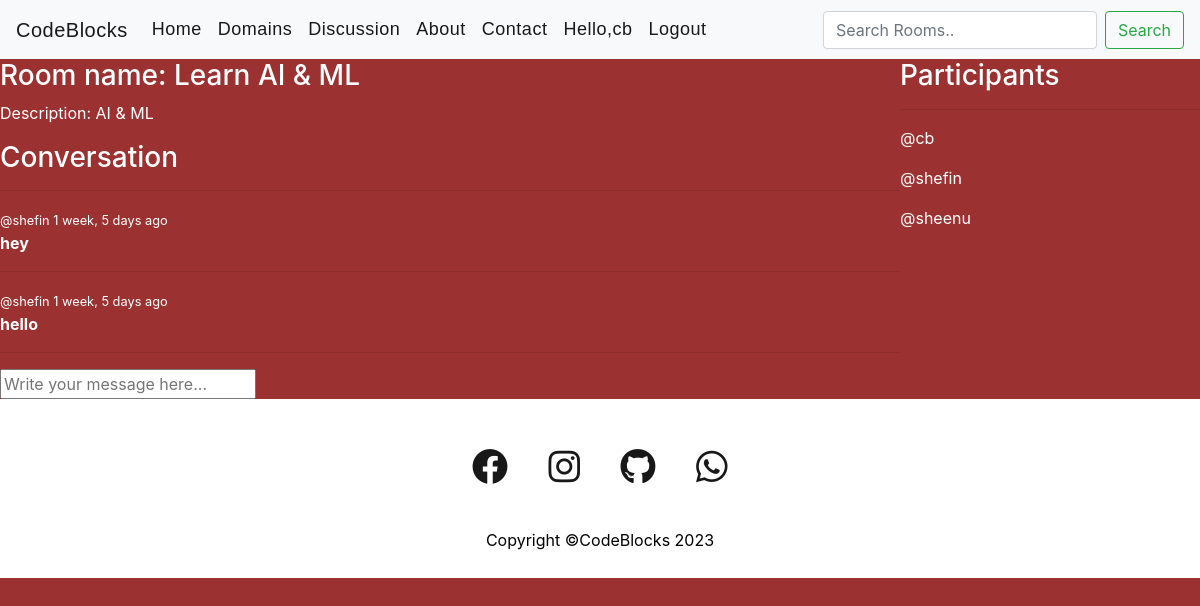
The app's page /room/7/ (signed in) with its own data.
### cbapp/models.py (models this page shows, shortened)
class Room(models.Model):
    host = models.ForeignKey(User,on_delete=models.SET_NULL,null=True)
    topic = models.ForeignKey(Topic,on_delete=models.SET_NULL,null=True)
    name = models.CharField(max_length=200)
    desc = models.TextField(null=True , blank=True)
    participants = models.ManyToManyField(User,related_name='participants', blank=True)
    updated = models.DateTimeField(auto_now=True)
    created = models.DateTimeField(auto_now_add=True)
    class Meta:
        ordering=['-updated' , '-created']

class Message(models.Model):
    user = models.ForeignKey(User, on_delete=models.CASCADE)
    room = models.ForeignKey(Room, on_delete=models.CASCADE)
    body = models.TextField()
    updated = models.DateTimeField(auto_now=True)
    created = models.DateTimeField(auto_now_add=True)
    class Meta:
        ordering=['-updated' , '-created']

### cbapp/views.py (the view, shortened to what this page needs)
# urls.py: path('room/<str:pk>/',views.room,name='room'),
@login_required(login_url='login')
def room(request,pk):
    room = Room.objects.get(id=pk)
    room_messages = room.message_set.all()
    participants = room.participants.all()
    context = {'room':room,'room_messages':room_messages,'participants':participants}
    return render(request,"cbapp/room.html",context)

### cbapp/templates/cbapp/room.html (shortened to what this page needs)
{% extends 'base.html' %}
{%  block content %}
<div class="room-container">
        <div>
            <h3>Room name: {{room.name}}</h3>
            <p>Description: {{room.desc}}</p>
            <div class="comment-wrapper">
                <h3>Conversation</h3>
                <hr>
            {% for message in room_messages %}
                <div>
                    <small>@{{message.user}}  {{message.created | timesince}} ago</small>
                    <p><strong>{{message.body}}</strong></p>
                    <hr>
                </div>
                {% endfor %}
            </div>
            {% if user.is_authenticated %}
            <div class="comment-form">
                <form action="" method="post">
                    <input type="text" name="body" placeholder="Write your message here...">
                </form>
            </div>
            {% endif %}
    </div>
    <div>
        <h3>Participants</h3>
        <hr>
        {% for p in participants %}
        <div>
            <p>@{{p.username}}</p>
        </div>
        {% endfor %}
    </div>
</div>
{% endblock %}

### templates/navbar.html (shortened to what this page needs)
 <nav class="navbar navbar-expand-lg navbar-light bg-light">
    <a class="navbar-brand" href="{% url 'home' %}" class="logo">CodeBlocks</a>
    <div class="collapse navbar-collapse" id="navbarSupportedContent">
      <ul class="navbar-nav mr-auto">
        <li class="nav-item active">
          <a id="nav-link" class="nav-link" href="{% url 'home' %}">Home <span class="sr-only">(current)</span></a>
        </li>
        <li class="nav-item active">
          <a id="nav-link" class="nav-link" href="#domains">Domains <span class="sr-only">(current)</span></a>
        </li>
        <li class="nav-item active">
          <a id="nav-link" class="nav-link" href="#discussion">Discussion<span class="sr-only">(current)</span></a>
        </li>
        <li class="nav-item active">
          <a id="nav-link" class="nav-link" href="#about">About</a>
        </li>
        <li class="nav-item active">
          <a id="nav-link" class="nav-link" href="#contact">Contact</a>
        </li>
        {% if user.is_authenticated %}
        <li class="nav-item active ">
          <a id="nav-link" class="nav-link" href="">Hello,{{user.username}}</a>
        </li>
        <li class="nav-item active">
          <a id="nav-link" class="nav-link" href="{% url 'logout' %}">Logout</a>
        </li>
        {% endif %}
      </ul>
      <form  method="GET" action="{% url 'home' %}" class="form-inline my-2 my-lg-0">
         <input class="form-control mr-sm-2" type="search" name="q" placeholder="Search Rooms.." aria-label="Search">
        <button class="btn btn-outline-success my-2 my-sm-0" type="submit">Search</button>
      </form>
    </div>
  </nav>

### static/css/main.css (style rules this page uses)
#body-bg { background-color: rgb(156, 49, 49); color: white; }
a { position: relative; font-family:'Poppins',sans-serif; font-size: 18px; letter-spacing: 0.5px; }
#nav-link:after { content: ""; position: absolute; background-color: rgb(13, 13, 14); height: 3px; width: 100; left: 0; bottom: 5px; transition: 0.3s; }

### cbapp/templates/cbapp/room.html (style rules this page uses)
.room-container { display: grid; grid-template-columns: 3fr 1fr ; }

### records on screen
Room: name "Learn AI & ML", desc "AI & ML"
Message: user "shefin", created "1 week, 5 days", body "hey"
Message: user "shefin", created "1 week, 5 days", body "hello"

### other values on screen
{{ user.username }} "cb"
{{ p.username }} "cb"
{{ p.username }} "shefin"
{{ p.username }} "sheenu"
